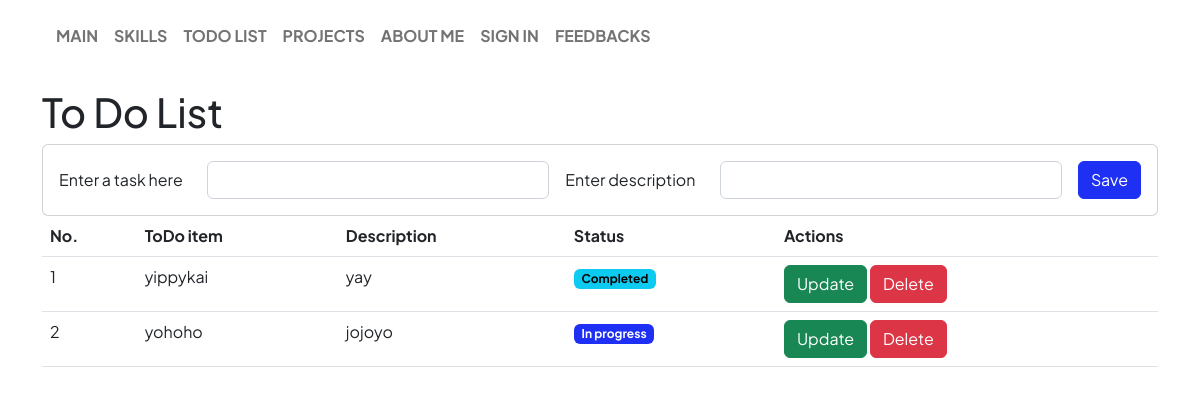
Screenshot of /todos with the database file from the repository.
### app/models.py (models this page shows)
class ToDo(db.Model):
    __tablename__ = "todo"
    id = sa.Column(sa.Integer, primary_key=True)
    task = sa.Column(sa.String(80), nullable=False)
    description = sa.Column(sa.String(160), nullable=True)
    completed = sa.Column(sa.Boolean(), nullable=True)

### app/views.py (the view)
@app.route('/todos', methods=["GET"])
def todos():
    form = forms.ToDoForm()
    todo_list = models.ToDo.query.all()
    return render_template("todos.html", form=form, todo_list=todo_list)

### app/forms.py
class ToDoForm(FlaskForm):
    task = StringField("Enter a task here",
                       validators=[
                           Length(max=80),
                           DataRequired(message="This field is required.")
                       ])
    description = StringField("Enter description",
                              validators=[
                                  Length(max=160),
                              ])
    submit = SubmitField("Save")

### app/views.py (called while the page is built)
@app.before_request
def check_for_expired_session():
    now = time()
    if session.get("expires", now) < now:
        session.clear()
        flash("Your session expired. Please sign in again.", "warning")

### app/templates/todos.html (shortened to what this page needs)
{% extends "base.html" %}
{% from "_form_macros.html" import render_field, render_text_input_horizontal %}
{% block page_body %}
<h1>To Do List</h1>
<div class="card mx-auto">
    <div class="card-body">
        <form class="d-flex flex-wrap gap-3 fields-grow-1" method="POST" action="{{ url_for('todo_add') }}" novalidate>
            {{ render_text_input_horizontal(form.task) }}
            {{ render_text_input_horizontal(form.description) }}
            <div class="col-auto">
                {{ render_field(form.submit) }}
            </div>
        </form>
    </div>
</div>
<table class="table">
    <thead>
        <tr class="vertical-center">
            <th>No.</th>
            <th>ToDo item</th>
            <th>Description</th>
            <th>Status</th>
            <th>Actions</th>
        </tr>
    </thead>
    <tbody>
        {% for todo in todo_list %}
        <tr class="vertical-center">
            <td> {{ todo.id }} </td>
            <td> {{ todo.task }}</td>
            <td> {{ todo.description }}</td>
            <td>
                {% if not todo.completed %}
                    <span class="badge text-bg-primary">In progress</span>
                {% else %}
                    <span class="badge text-bg-info">Completed</span>
                {% endif %}
            </td>
            <td>
                <a class="btn btn-success" href="{{ url_for('todo_update', todo_id=todo.id) }}">Update</a>
                <a class="btn btn-danger" href="{{ url_for('todo_delete', todo_id=todo.id) }}">Delete</a>
            </td>
        </tr>
        {% endfor %}
    </tbody>
</table>
{% endblock %}

### app/templates/base.html (shortened to what this page needs)
<!DOCTYPE html>
<html lang="en">
<head>
    {% block page_styles %}
    <link href="{{ url_for('static', filename='css/bootstrap.min.css') }}" rel="stylesheet">
    <link href="{{ url_for('static', filename='css/bootstrap-theme.css') }}" rel="stylesheet">
    <link href="{{ url_for('static', filename='css/custom.css') }}" rel="stylesheet">
    {% endblock %}
</head>
<body class="min-vh-100 d-flex flex-column">
    {% include "base_nav.html" %}
    <div class="container flex-grow-1 mt-3">
        {% block page_body %}{% endblock %}
    </div>
</body>
</html>

### app/templates/_form_macros.html (shortened to what this page needs)
{% macro render_field(field) %}
  {% if field.type == 'StringField' or field.type == 'EmailField' or field.type == 'PasswordField' %}
    {{ render_text_input(field) }}
  {% elif field.type == 'TextAreaField' %}
    {{ render_text_area(field) }}
    {% elif field.type == 'BooleanField' %}
    {{ render_checkbox(field) }}
  {% elif field.type == 'SubmitField' %}
    {{ render_submit(field) }}
  {% endif %}
{% endmacro %}
{% macro render_text_input_horizontal(field) %}
  <div class="row field-grow-1">
    <div class="col-auto">
      <label for="{{ field.id }}" class="col-form-label"> {{ field.label.text }} </label>
    </div>
    <div class="col-auto flex-grow-1 has-validation">
      <input
        type="{% if field.type == 'StringField' %}text{% elif field.type == 'PasswordField' %}password{% endif %}"
        class="form-control {% if field.errors.__len__() > 0 %} is-invalid {% endif %}"
        name="{{ field.name }}"
        id="{{ field.id }}"
        aria-describedby="{{ field.id }}-feedback"
      />
    </div>
  </div>
{% endmacro %}
{% macro render_submit(field) %}
  <div class="">
    <input
      class="btn btn-primary"
      type="submit"
      id="{{ field.id }}"
      name="{{ field.name }}"
      value="{{ field.label.text }}"
    />
  </div>
{% endmacro %}

### app/templates/base_nav.html (shortened to what this page needs)
<nav class="navbar navbar-expand-lg position-sticky-lg top-0 z-3 navbar-light bg-transparent py-3">
  <div class="container-fluid px-5">
    <div class="collapse navbar-collapse" id="collapsableContent">
      <ul class="navbar-nav me-auto mb-2 mb-lg-0 fw-bolder bg-white rounded">
        {%for item in menu %}
          {% if item.visible %}
            <li class="nav-item">
              <a class="nav-link" href="{{ item.url }}"> {{ item.name | upper }} </a>
            </li>
          {% endif %}
        {% endfor %}
      </ul>
    </div>
  </div>
</nav>

### app/static/css/custom.css (style rules this page uses)
@media (min-width: 992px) { .position-sticky-lg { position: sticky !important; } }
form.fields-grow-1 > .row.field-grow-1 { flex-grow: 1; }

### rows the page displays
ToDo: id "1", task "yippykai", description "yay", completed "Completed"
ToDo: id "2", task "yohoho", description "jojoyo", completed "In progress"

### other values shown
{{ item.name | upper }} "MAIN" "SKILLS" "TODO LIST" "PROJECTS" "ABOUT ME" "SIGN IN" "FEEDBACKS"
{{ field.label.text }} "Enter a task here Enter description"
